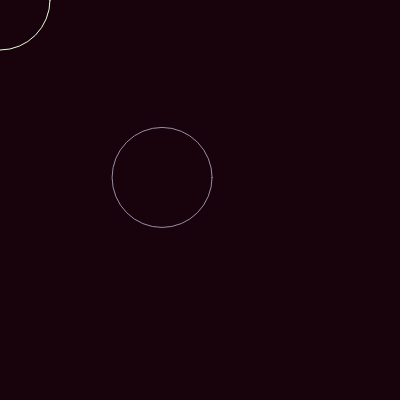
Frame 1 (no input)
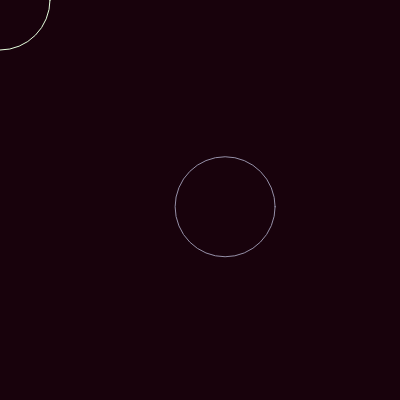
Frame 60 (no input)
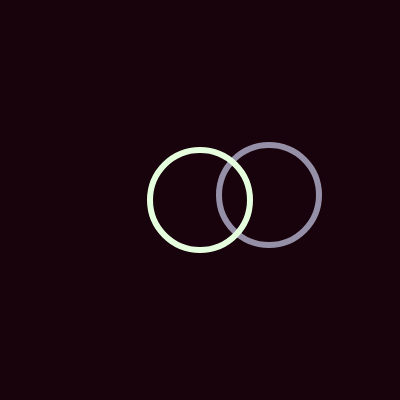
Frame 120 (the mouse pressed at the canvas centre since frame 60)

The p5.js sketch that drew these frames (run headless with seeded random() and noise() and a simulated clock; from frame 60 on, the mouse is pressed at the canvas centre):

// p5.js sketch
// ── sketch.js
const width = 400;
const height = 400;

const bg = '#18020c';
const purple = '#9590a8';
const green = '#e5ffde';

const diam = 100;
let a = 0;

function setup() {
	createCanvas(width, height);
	background(bg);
	smooth();
	noFill();
	noCursor();
}

function draw() {
	background(bg);

	const x = noise(a, 10) * width;
	const y = noise(a, 20) * height;

	const d = dist(x, y, mouseX, mouseY);

	if (d > diam) {
		strokeWeight(1);
	} else {
		strokeWeight(random(10));
	}

	stroke(purple);
	ellipse(x, y, diam, diam);

	stroke(green);
	ellipse(mouseX, mouseY, diam, diam);

	a += 0.01;
}
